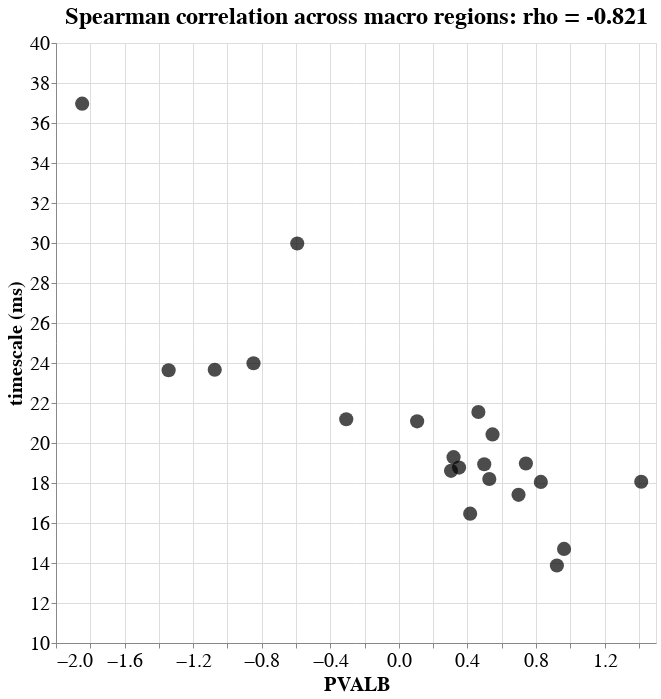

Here is the notebook cell this chart was saved with:
### Code cell
print('open to explore data!')
struct_query = 'PVALB'

# make temp dataframe because loading the whole thing in altair is slow af
df_query = pd.concat([df_macro['index'], df_macro['timescale (ms)'], df_macro[struct_query]], axis=1)
rho, pv = spearmanr(df_macro['timescale (ms)'], df_macro[struct_query])

alt.Chart(df_query, title='Spearman correlation across macro regions: rho = %.3f'%rho).mark_circle(size=200).encode(
    alt.X(struct_query, scale=alt.Scale(zero=False)),
    alt.Y('timescale (ms)', scale=alt.Scale(zero=False, domain=(10, 40))),
    color=alt.value('black'),
    tooltip=['index']
).properties(
    width=600,
    height=600
).configure_axis(
    labelFontSize=20,
    titleFontSize=20
).configure_title(fontSize=24).interactive()

### Figure 1 — Vega-Lite specification as saved in the notebook (floating-point values rounded to 4 significant figures)
{"config": {"view": {"continuousWidth": 400, "continuousHeight": 300}, "axis": {"labelFontSize": 20, "titleFontSize": 20}, "title": {"fontSize": 24}}, "data": {"name": "data-7b14e5271afa8d0c203f3ce0cd7938b8"}, "mark": {"type": "circle", "size": 200}, "encoding": {"color": {"value": "black"}, "tooltip": [{"type": "nominal", "field": "index"}], "x": {"type": "quantitative", "field": "PVALB", "scale": {"zero": false}}, "y": {"type": "quantitative", "field": "timescale (ms)", "scale": {"domain": [10, 40], "zero": false}}}, "height": 600, "selection": {"selector003": {"type": "interval", "bind": "scales", "encodings": ["x", "y"]}}, "title": "Spearman correlation across macro regions: rho = -0.821", "width": 600, "$schema": "https://vega.github.io/schema/vega-lite/v4.8.1.json", "datasets": {"data-7b14e5271afa8d0c203f3ce0cd7938b8": [{"index": "ACC & mPFC", "timescale (ms)": 23.66, "PVALB": -1.074}, {"index": "Auditory Association", "timescale (ms)": 21.19, "PVALB": -0.307}, {"index": "Dorsal Visual", "timescale (ms)": 13.87, "PVALB": 0.9218}, {"index": "Early Auditory", "timescale (ms)": 20.43, "PVALB": 0.5464}, {"index": "Early Visual", "timescale (ms)": 18.06, "PVALB": 1.414}, {"index": "Inferior Frontal", "timescale (ms)": 21.55, "PVALB": 0.4639}, {"index": "Inferior Parietal", "timescale (ms)": 18.2, "PVALB": 0.5275}, {"index": "Insular", "timescale (ms)": 23.64, "PVALB": -1.343}, {"index": "Lateral Temporal", "timescale (ms)": 23.99, "PVALB": -0.8479}, {"index": "Medial Temporal", "timescale (ms)": 36.97, "PVALB": -1.847}, {"index": "Orbital Frontal", "timescale (ms)": 29.97, "PVALB": -0.5927}, {"index": "Paracentral & Mid Cingulate", "timescale (ms)": 16.47, "PVALB": 0.416}, {"index": "Post Operculum", "timescale (ms)": 18.94, "PVALB": 0.4981}, {"index": "Posterior Cingulate", "timescale (ms)": 21.08, "PVALB": 0.1067}, {"index": "Premotor", "timescale (ms)": 18.06, "PVALB": 0.8282}, {"index": "Sensorimotor", "timescale (ms)": 14.7, "PVALB": 0.9636}, {"index": "Superior Parietal", "timescale (ms)": 17.41, "PVALB": 0.698}, {"index": "Temporal-Parietal-Occipital Junction", "timescale (ms)": 18.61, "PVALB": 0.3043}, {"index": "Ventral Visual", "timescale (ms)": 18.77, "PVALB": 0.3512}, {"index": "Visual (TPO)", "timescale (ms)": 18.98, "PVALB": 0.7411}, {"index": "dlPFC", "timescale (ms)": 19.29, "PVALB": 0.319}]}}
